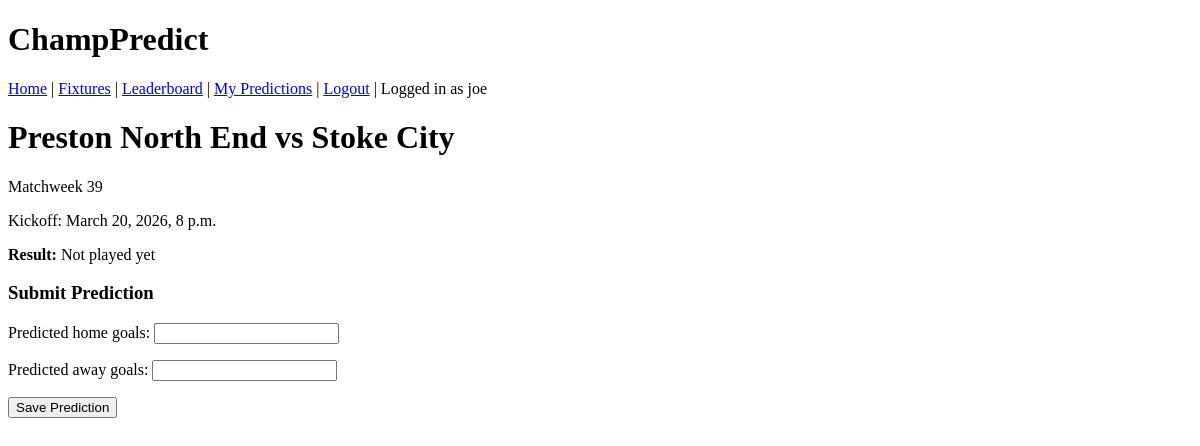
Before: /fixture/20/ (signed in) with the older database file.
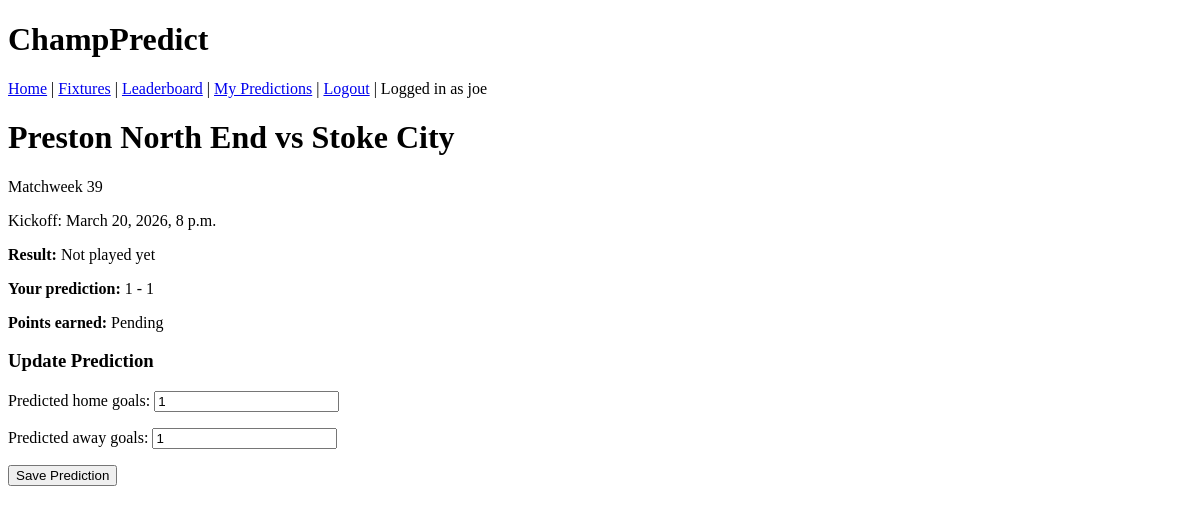
After: the same page with the newer database file.
### predictor/models.py (models this page shows, shortened)
class Fixture(models.Model):
    STATUS_CHOICES = [
        ("upcoming", "Upcoming"),
        ("played", "Played"),
    ]
    season = models.CharField(max_length=20)
    matchweek = models.PositiveIntegerField()
    home_team = models.ForeignKey(
        Team,
        on_delete=models.CASCADE,
        related_name="home_fixtures"
    )
    away_team = models.ForeignKey(
        Team,
        on_delete=models.CASCADE,
        related_name="away_fixtures"
    )
    kickoff_datetime = models.DateTimeField()
    status = models.CharField(
        max_length=10,
        choices=STATUS_CHOICES,
        default="upcoming"
    )
    class Meta:
        ordering = ["kickoff_datetime"]
        unique_together = ("season", "matchweek", "home_team", "away_team")
    def is_locked(self):
        return timezone.now() >= self.kickoff_datetime

class Team(models.Model):
    name = models.CharField(max_length=100, unique=True)
    class Meta:
        ordering = ["name"]
    def __str__(self):
        return self.name

class Prediction(models.Model):
    user = models.ForeignKey(
        User,
        on_delete=models.CASCADE
    )
    fixture = models.ForeignKey(
        Fixture,
        on_delete=models.CASCADE
    )
    predicted_home_goals = models.PositiveIntegerField()
    predicted_away_goals = models.PositiveIntegerField()
    created_at = models.DateTimeField(auto_now_add=True)
    updated_at = models.DateTimeField(auto_now=True)
    class Meta:
        ordering = ["fixture__kickoff_datetime"]
        unique_together = ("user", "fixture")
    def calculate_points(self):
        if not hasattr(self.fixture, "result"):
            return None

### predictor/views.py (the view)
# urls.py: path("fixture/<int:fixture_id>/", views.fixture_detail, name="fixture_detail"),
def fixture_detail(request, fixture_id):
    fixture = get_object_or_404(Fixture, id=fixture_id)
    prediction = None
    user_points = None
    if request.user.is_authenticated:
        prediction = Prediction.objects.filter(
            user=request.user,
            fixture=fixture
        ).first()
        existing_prediction = prediction is not None
        if prediction:
            user_points = prediction.calculate_points()
    else:
        existing_prediction = False
    if request.method == "POST" and not fixture.is_locked():
        form = PredictionForm(request.POST, instance=prediction)
        if form.is_valid():
            prediction = form.save(commit=False)
            prediction.user = request.user
            prediction.fixture = fixture
            prediction.save()
            if existing_prediction:
                messages.success(request, "Prediction updated successfully.")
            else:
                messages.success(request, "Prediction saved successfully.")
            return redirect("fixture_detail", fixture_id=fixture.id)
    else:
        form = PredictionForm(instance=prediction)
    context = {
        "fixture": fixture,
        "form": form,
        "prediction": prediction,
        "user_points": user_points,
    }
    return render(request, "predictor/fixture_detail.html", context)

### predictor/forms.py (shortened to what this page needs)
class PredictionForm(forms.ModelForm):
    class Meta:
        model = Prediction
        fields = ["predicted_home_goals", "predicted_away_goals"]
    def __init__(self, *args, **kwargs):
        super().__init__(*args, **kwargs)
        self.fields["predicted_home_goals"].required = False
        self.fields["predicted_away_goals"].required = False

### predictor/templates/predictor/fixture_detail.html (shortened to what this page needs)
{% extends "predictor/base.html" %}
{% block content %}
<div class="container mt-4">
  <h1>{{ fixture.home_team }} vs {{ fixture.away_team }}</h1>
  <p>Matchweek {{ fixture.matchweek }}</p>
  <p>Kickoff: {{ fixture.kickoff_datetime }}</p>
  {% if fixture.result %}
    <p>
      <strong>Result:</strong>
      {{ fixture.result.home_goals }} - {{ fixture.result.away_goals }}
    </p>
  {% else %}
    <p><strong>Result:</strong> Not played yet</p>
  {% endif %}
  {% if user.is_authenticated %}
    {% if prediction %}
      <p>
        <strong>Your prediction:</strong>
        {{ prediction.predicted_home_goals }} - {{ prediction.predicted_away_goals }}
      </p>
      <p>
        <strong>Points earned:</strong>
        {% if user_points is not None %}
          {{ user_points }}
        {% else %}
          Pending
        {% endif %}
      </p>
    {% endif %}
    <h3>
      {% if prediction %}
        Update Prediction
      {% else %}
        Submit Prediction
      {% endif %}
    </h3>
    {% if fixture.is_locked %}
      <p>Predictions are locked because the match has kicked off.</p>
    {% else %}
      <form method="POST">
        {{ form.as_p }}
        <button type="submit">Save Prediction</button>
      </form>
    {% endif %}
  {% else %}
    <p>You must be logged in to submit a prediction.</p>
  {% endif %}
</div>
{% endblock %}

### predictor/templates/predictor/base.html (shortened to what this page needs)
<!DOCTYPE html>
<html lang="en">
<head>
</head>
<body>
    <header>
        <h1>ChampPredict</h1>
        <nav>
            <a href="{% url 'home' %}">Home</a> |
            <a href="{% url 'fixture_list' %}">Fixtures</a> |
            <a href="{% url 'leaderboard' %}">Leaderboard</a> |
            {% if user.is_authenticated %}
                <a href="{% url 'my_predictions' %}">My Predictions</a> |
                <a href="{% url 'account_logout' %}">Logout</a> |
                <span>Logged in as {{ user.username }}</span>
            {% else %}
                <a href="{% url 'account_login' %}">Login</a> |
                <a href="{% url 'account_signup' %}">Sign Up</a>
            {% endif %}
        </nav>
    </header>
    <main>
        {% block content %}
        {% endblock %}
    </main>
</body>
</html>

Changed rows visible on the page:
added Prediction: predicted_home_goals "1", predicted_away_goals "1"
Other visible differences:
text no longer shown: "Submit Prediction"
text now shown: "Your prediction: - Points earned: Pending Update Prediction"
